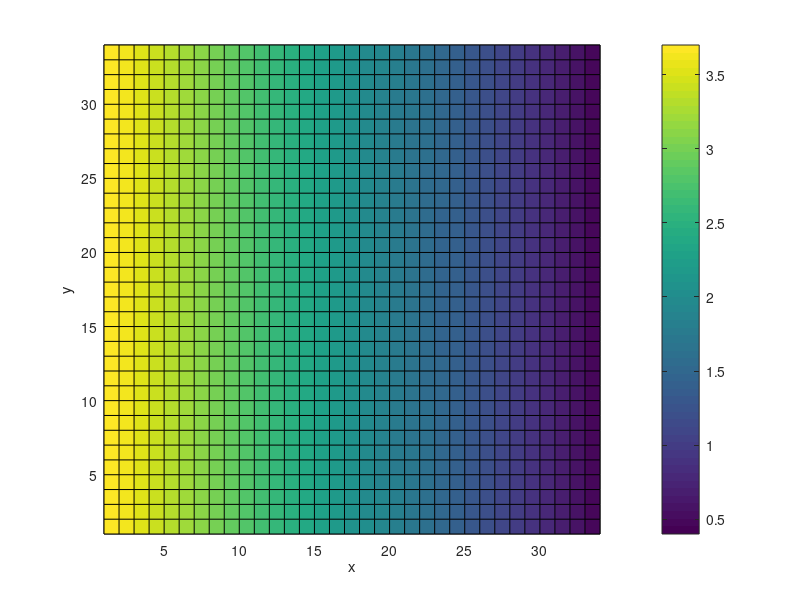

The MATLAB script that drew this image:
load("final_temp_steady.dat");
data=final_temp_steady;

z=data(:,3);
caxis([0 3.5])
for i=1:34
	dd(1:34,i)=z(((i-1)*34+1):(i*34));
endfor

pcolor(dd)
dd(1:34,35)=0;
dd(35,1:35)=0;

xlabel('x')
ylabel('y')
size(dd)

colorbar
